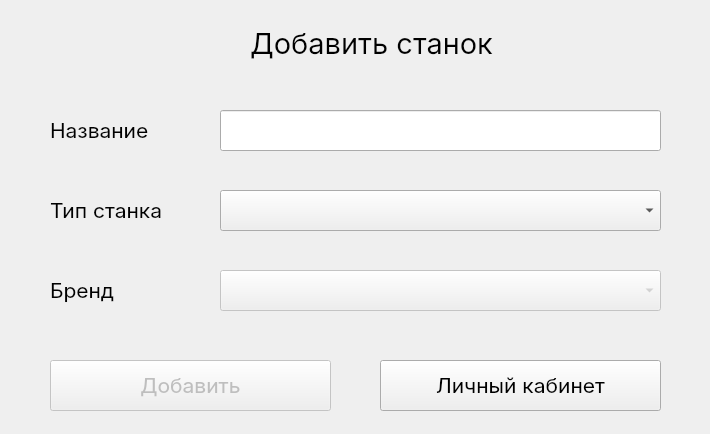
<?xml version="1.0" encoding="UTF-8"?>
<ui version="4.0">
 <class>AddMachineWindow</class>
 <widget class="QWidget" name="AddMachineWindow">
  <property name="geometry">
   <rect>
    <x>0</x>
    <y>0</y>
    <width>710</width>
    <height>434</height>
   </rect>
  </property>
  <property name="sizePolicy">
   <sizepolicy hsizetype="Fixed" vsizetype="Fixed">
    <horstretch>0</horstretch>
    <verstretch>0</verstretch>
   </sizepolicy>
  </property>
  <property name="palette">
   <palette>
    <active/>
    <inactive/>
    <disabled/>
   </palette>
  </property>
  <property name="font">
   <font>
    <family>Inter</family>
    <pointsize>16</pointsize>
   </font>
  </property>
  <property name="windowTitle">
   <string>Form</string>
  </property>
  <widget class="QLabel" name="add_machine_label">
   <property name="geometry">
    <rect>
     <x>250</x>
     <y>20</y>
     <width>321</width>
     <height>45</height>
    </rect>
   </property>
   <property name="font">
    <font>
     <family>Inter</family>
     <pointsize>22</pointsize>
    </font>
   </property>
   <property name="text">
    <string>Добавить станок</string>
   </property>
  </widget>
  <widget class="QLabel" name="name_label">
   <property name="geometry">
    <rect>
     <x>50</x>
     <y>110</y>
     <width>131</width>
     <height>41</height>
    </rect>
   </property>
   <property name="font">
    <font>
     <family>Inter</family>
     <pointsize>16</pointsize>
    </font>
   </property>
   <property name="text">
    <string>Название</string>
   </property>
   <property name="margin">
    <number>0</number>
   </property>
  </widget>
  <widget class="QLineEdit" name="name_line_edit">
   <property name="geometry">
    <rect>
     <x>220</x>
     <y>110</y>
     <width>441</width>
     <height>41</height>
    </rect>
   </property>
   <property name="font">
    <font>
     <family>Inter</family>
     <pointsize>16</pointsize>
    </font>
   </property>
  </widget>
  <widget class="QLabel" name="type_label">
   <property name="geometry">
    <rect>
     <x>50</x>
     <y>190</y>
     <width>151</width>
     <height>41</height>
    </rect>
   </property>
   <property name="font">
    <font>
     <family>Inter</family>
     <pointsize>16</pointsize>
    </font>
   </property>
   <property name="text">
    <string>Тип станка</string>
   </property>
   <property name="margin">
    <number>0</number>
   </property>
  </widget>
  <widget class="QLabel" name="brand_label">
   <property name="geometry">
    <rect>
     <x>50</x>
     <y>270</y>
     <width>91</width>
     <height>41</height>
    </rect>
   </property>
   <property name="font">
    <font>
     <family>Inter</family>
     <pointsize>16</pointsize>
    </font>
   </property>
   <property name="text">
    <string>Бренд</string>
   </property>
   <property name="margin">
    <number>0</number>
   </property>
  </widget>
  <widget class="QPushButton" name="go_area_button">
   <property name="geometry">
    <rect>
     <x>380</x>
     <y>360</y>
     <width>281</width>
     <height>51</height>
    </rect>
   </property>
   <property name="font">
    <font>
     <family>Inter</family>
     <pointsize>16</pointsize>
    </font>
   </property>
   <property name="text">
    <string>Личный кабинет</string>
   </property>
  </widget>
  <widget class="QPushButton" name="add_button">
   <property name="enabled">
    <bool>false</bool>
   </property>
   <property name="geometry">
    <rect>
     <x>50</x>
     <y>360</y>
     <width>281</width>
     <height>51</height>
    </rect>
   </property>
   <property name="font">
    <font>
     <family>Inter</family>
     <pointsize>16</pointsize>
    </font>
   </property>
   <property name="text">
    <string>Добавить</string>
   </property>
  </widget>
  <widget class="QComboBox" name="type_combo_box">
   <property name="enabled">
    <bool>true</bool>
   </property>
   <property name="geometry">
    <rect>
     <x>220</x>
     <y>190</y>
     <width>441</width>
     <height>41</height>
    </rect>
   </property>
   <property name="placeholderText">
    <string>Тип станка</string>
   </property>
  </widget>
  <widget class="QComboBox" name="brand_combo_box">
   <property name="enabled">
    <bool>false</bool>
   </property>
   <property name="geometry">
    <rect>
     <x>220</x>
     <y>270</y>
     <width>441</width>
     <height>41</height>
    </rect>
   </property>
   <property name="placeholderText">
    <string>Бренд</string>
   </property>
  </widget>
 </widget>
 <resources/>
 <connections/>
</ui>
